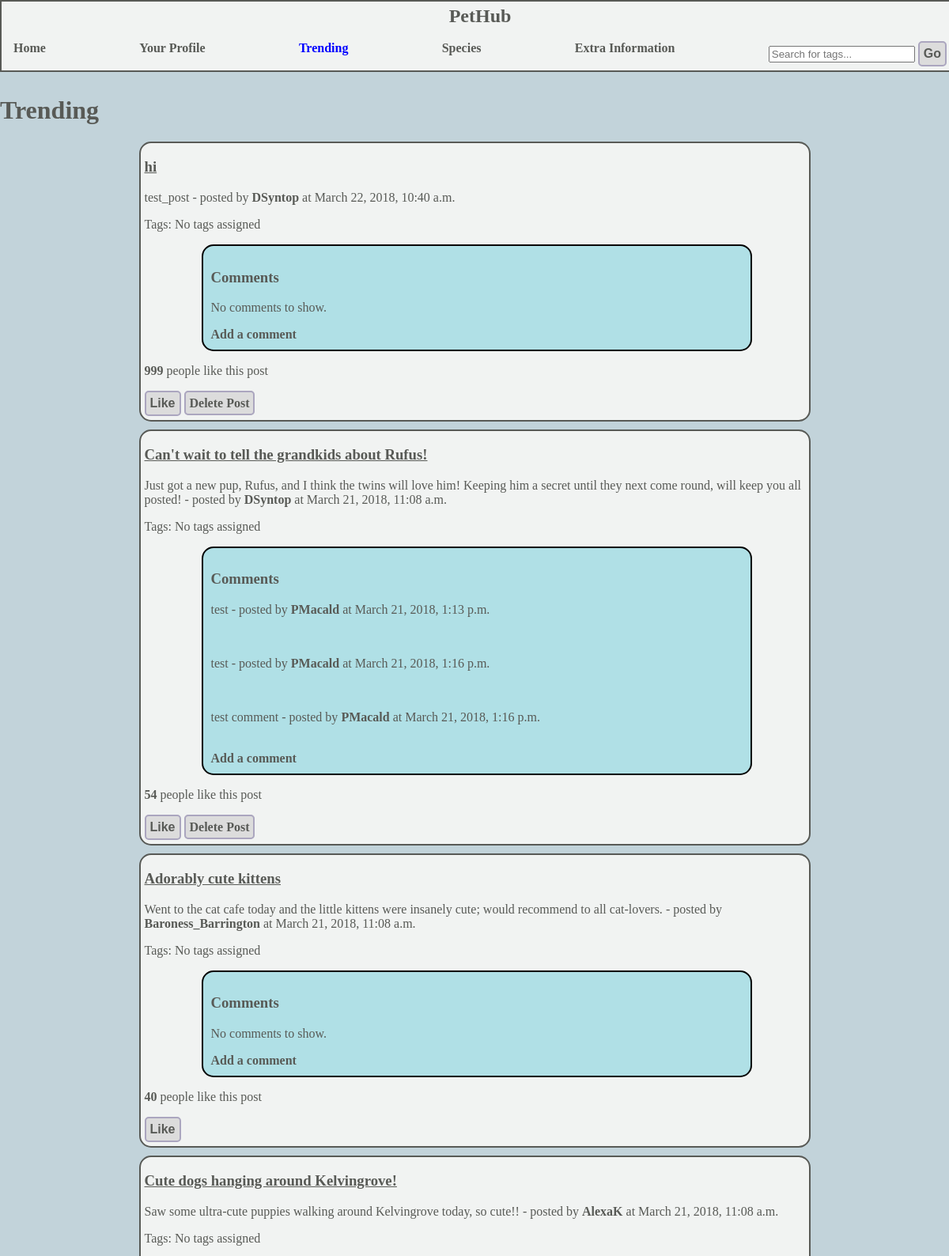
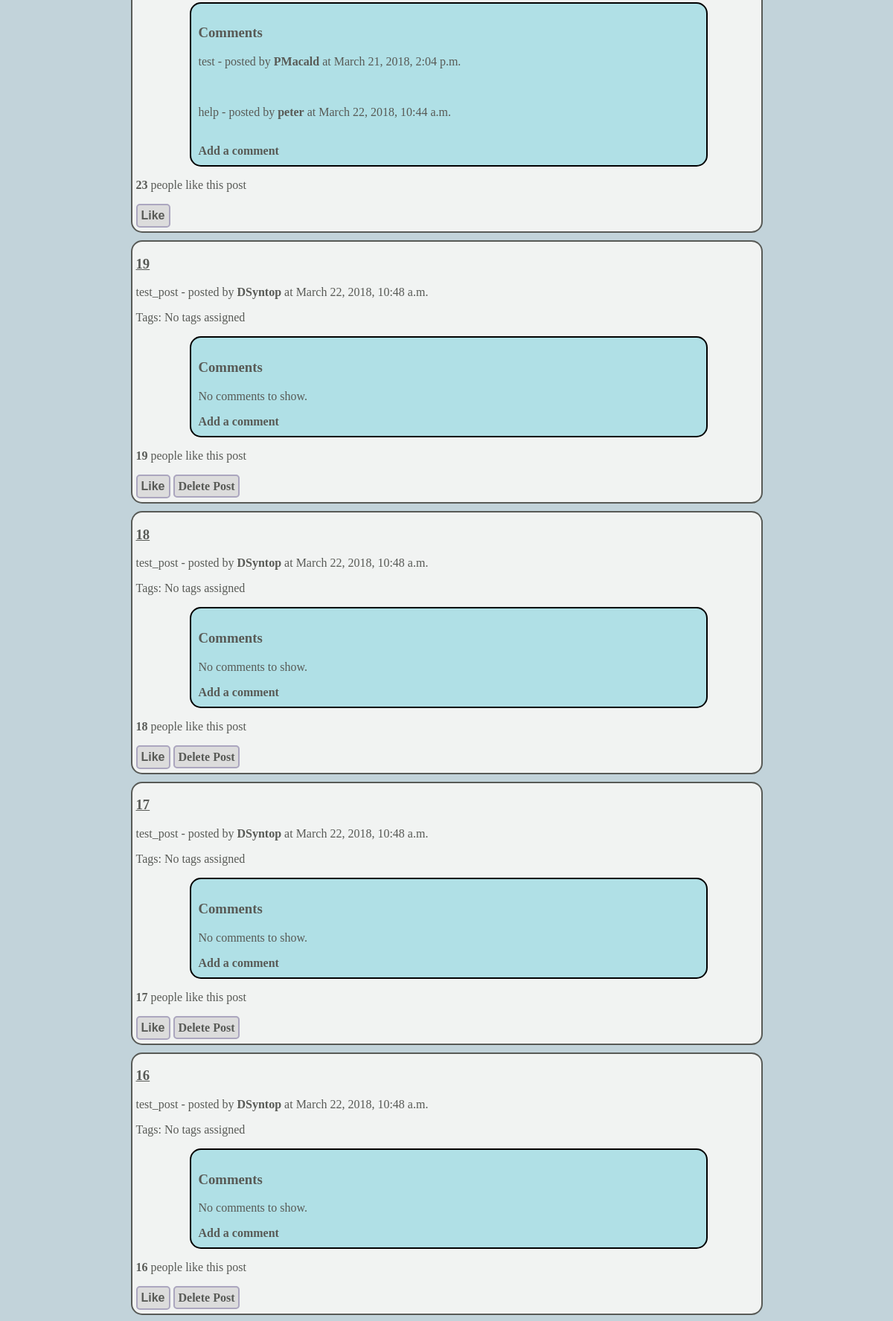
Page /pethub/trending/ (signed in, upper part) on the committed database (2 pictures, top to bottom).
### pethub/models.py (models this page shows, shortened)
class Post(models.Model):
    title = models.CharField(max_length=100, default="")
    likes = models.IntegerField(default=0)
    liked_users =  models.ManyToManyField(User, related_name="liked",default=None)
    description = models.CharField(max_length=300,default="")
    picture = models.ImageField(upload_to="post_images",blank=True)
    upload_date = models.DateTimeField(auto_now_add=True)
    tags = TaggableManager(blank=True)
    user = models.ForeignKey(User, null=True)

class Comment(models.Model):
    comment_text = models.CharField(max_length=100, default="")
    upload_date = models.DateTimeField(auto_now_add=True)
    user = models.ForeignKey(User, null=True)
    post = models.ForeignKey(Post, null=True, related_name = "comments")

### pethub/views.py (the view)
@login_required
def trending(request):
    posts = Post.objects.order_by('-likes')
    post_list = paginate(posts, request)
    response = render(request, 'pethub/trending.html', {'post_list' : post_list})
    return response

### pethub/views.py (called while the page is built)
def paginate(posts, request):
    paginator = Paginator(posts,20)
    page = request.GET.get('page')
    try:
        post_list = paginator.page(page)
    except PageNotAnInteger:
        post_list = paginator.page(1)
    except EmptyPage:
        post_list = paginator.page(paginator.num_pages)
    return post_list

### templates/pethub/trending.html (shortened to what this page needs)
{% extends "pethub/base.html" %}
{% load staticfiles %}
{% block body_block %}
<h1>Trending</h1>
{% endblock %}

### templates/pethub/base.html (shortened to what this page needs)
<!DOCTYPE html>
{% load staticfiles %}
<html>
	<head>
			<link rel="stylesheet" type="text/css" href="{% static 'css/styles.css' %}" />
		</head>
		<body>
			<div id="navbar">
				<a href="{% url 'index' %}">
						<h2>PetHub</h2>
				</a>
				<div id="navbarLinks">
					<div>
						<a href="{% url 'index'%}">Home</a>
					</div>
					<div>
					{% if user.is_authenticated %}
						<a href="{% url 'user_profile' %}{{ request.user.username }}">Your Profile</a>
					{% else %}
						<a href="{% url 'login'%}">Log in/Register</a>
					{% endif %}
					</div>
					<div>
						<a href="{% url 'trending'%}">Trending</a>
					</div>
					<div>
						<a href="{% url 'species'%}">Species</a>
					</div>
					<div>
						<a href="{% url 'extra-information'%}">Extra Information</a>
					</div>
					<div>
					<form type="GET" action="{% url 'search' %}">
					  <input placeholder="Search for tags..." type="text" name="search_term">
					  <button id="search_submit" type="submit" >Go</button>
					</form>
				</div>
				</div>
			</div>
	<div class="main">
	{% block body_block %}
	{% endblock %}
	{% if post_list %}
		{% for post in post_list %}
			<div class="post_container">
				<div class="post_title">
					<h3>{{post.title}}</h3>
				</div>
			<div class="post_description"/>
				<p>{{post.description}} - posted by <a href="{% url 'user_profile' %}{{ post.user.username }}">{{post.user.username}}</a> at {{post.upload_date}}</p>
			</div>
			<div class="post_tags">
				<p>Tags:
								{% if not post.tags.all %}
									No tags assigned
								{% else %}
									{% for tag in post.tags.all %}
											{{ tag.name }}
									{% endfor %}
								{% endif %}
				</p>
			</div>
					<div class="comments_container">
					<h3>Comments</h3>
						{% if post.comments.all %}
							{% for comment in post.comments.all %}
								<p>{{comment.comment_text}} - posted by <a href="{% url 'user_profile' %}{{ comment.user.username }}">{{comment.user.username}}</a> at {{comment.upload_date}}</p></br>
							{% endfor %}
						{% else %}
							<p>No comments to show.</p>
						{% endif %}
						<a href="{% url 'add_comment' %}{{ post.id }}">Add a comment</a>
					</div>
					<div class="post_likes">
						<p>
							<strong class="like_count" data-postid="{{post.id}}">{{post.likes}}</strong> people like this post
						</p>
					</div>
						{% if user.is_authenticated %}
							<button class="likes-button" data-postid="{{post.id}}"
																	class="btn btn-primary btn-sm" type="button">Like</button>
						{% endif %}
						{% if request.user == post.user %}
							<a id="delete_link" class="button_link" href="{% url 'delete_post' post.id %}">Delete Post</a>
						{% endif %}
					</div>
		{% endfor %}
	{% endif %}
		</body>
	</html>

### static/css/styles.css (style rules this page uses)
body { background-color: #C2D3DA; margin: 0; }
#navbar { background-color: #F1F3F2; width: 100%; margin: 0 auto; border-style: solid; border-width: 2px; border-color: #585A56; position: relative; padding: 5px; }
p { font-family: Verdana; font-size: 16; color: #585A56; }
h1 { font-family: Verdana; color: #585A56; }
h2 { font-family: Verdana; color: #585A56; }
h3 { font-family: Verdana; color: #585A56; }
#navbar h2 { text-align: center; font-family: Verdana; margin: 0; color: #585A56; }
h1 { color: #585A56; }
#navbarLinks { display: flex; justify-content: space-between; padding-left: 10px; padding-right: 10px; }
.main { margin-top: 30px; }
a { font-family: Verdana; font-size: 20; text-decoration: none; color: #585A56; font-weight: bolder; }
a.activePage { color: blue; }
.post_container { position: relative; width: 70%; border-style: solid; border-width: 2px; border-color: #585A56; margin: 0 auto; padding-left: 5px; padding-bottom: 5px; margin-bottom: 10px; border-radius: 15px; background-color: #F1F3F2; }
.post_title h3 { text-decoration: underline; color: #585A56; }
.post_description { font-family: Verdana; font-size: 16; color: #585A56; }
.post_tags { font-size: 14; font-family: Verdana; color: #585A56; }
.comments_container { width: 80%; background-color: #b0e0e6; border-style: solid; border-width: 2px; border-radius: 15px; margin: 0 auto; padding: 10px; }
.button_link { border-color: #ABA6BF; border-style: solid; border-width: 2px; border-radius: 5px; padding: 5px; background-color: #DCDCDC; }
button { border-color: #ABA6BF; border-style: solid; border-width: 2px; border-radius: 5px; padding: 5px; background-color: #DCDCDC; text-align: centre; color: #585A56; font-size: 16px; font-weight: bolder; }

### rows in the picture
Post: title "hi", description "test_post", user.username "DSyntop", upload_date "March 22, 2018, 10:40 a.m.", shows "No tags assigned", shows "No comments to show.", likes "999", shows "Delete Post"
Post: title "Can't wait to tell the grandkids about Rufus!", description "Just got a new pup, Rufus, and I think the twins will love him! Keeping him a secret until they next come round, will keep you all posted!", user.username "DSyntop", upload_date "March 21, 2018, 11:08 a.m.", shows "No tags assigned", likes "54", shows "Delete Post"
Comment: comment_text "test", user.username "PMacald", upload_date "March 21, 2018, 1:13 p.m."
Comment: comment_text "test", user.username "PMacald", upload_date "March 21, 2018, 1:16 p.m."
Comment: comment_text "test comment", user.username "PMacald", upload_date "March 21, 2018, 1:16 p.m."
Post: title "Adorably cute kittens", description "Went to the cat cafe today and the little kittens were insanely cute; would recommend to all cat-lovers.", user.username "Baroness_Barrington", upload_date "March 21, 2018, 11:08 a.m.", shows "No tags assigned", shows "No comments to show.", likes "40"
Post: title "Cute dogs hanging around Kelvingrove!", description "Saw some ultra-cute puppies walking around Kelvingrove today, so cute!!", user.username "AlexaK", upload_date "March 21, 2018, 11:08 a.m.", shows "No tags assigned", likes "23"
Comment: comment_text "test", user.username "PMacald", upload_date "March 21, 2018, 2:04 p.m."
Comment: comment_text "help", user.username "peter", upload_date "March 22, 2018, 10:44 a.m."
Post: title "19", description "test_post", user.username "DSyntop", upload_date "March 22, 2018, 10:48 a.m.", shows "No tags assigned", shows "No comments to show.", likes "19", shows "Delete Post"
Post: title "18", description "test_post", user.username "DSyntop", upload_date "March 22, 2018, 10:48 a.m.", shows "No tags assigned", shows "No comments to show.", likes "18", shows "Delete Post"
Post: title "17", description "test_post", user.username "DSyntop", upload_date "March 22, 2018, 10:48 a.m.", shows "No tags assigned", shows "No comments to show.", likes "17", shows "Delete Post"
Post: title "16", description "test_post", user.username "DSyntop", upload_date "March 22, 2018, 10:48 a.m.", shows "No tags assigned", shows "No comments to show.", likes "16", shows "Delete Post"
